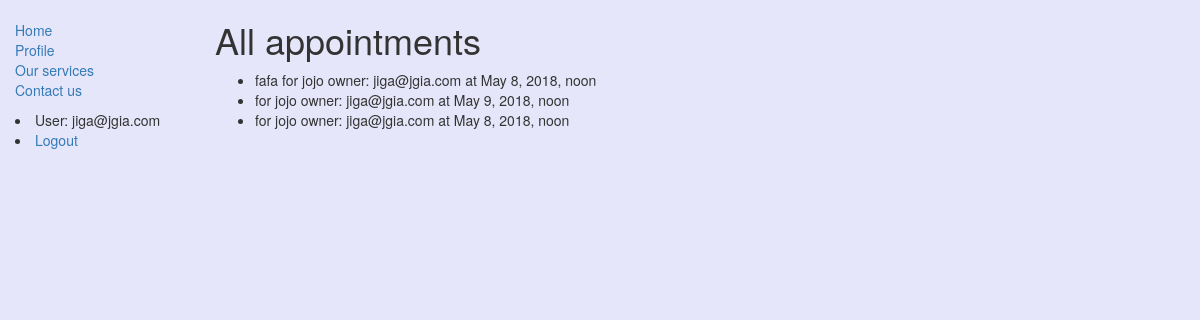
The app's page /myappointments/ (signed in) with its own data.
### doggroomer/models.py (models this page shows, shortened)
class Appointment(models.Model):
    title = models.CharField(max_length=200)
    user = models.ForeignKey(User, on_delete=models.SET_NULL, null=True)
    description = models.TextField(max_length=1000, help_text='Enter your specific comments here')
    option = models.ManyToManyField(Option, help_text='Select options for this appointment')
    dog = models.ForeignKey(Dog, on_delete=models.CASCADE, null=False)
    start_time = models.DateTimeField(verbose_name="Starting time of the appointment")
    def get_user_address(self):
        return self.user.profile.address
    get_user_address.short_description = 'Address'

class Dog(models.Model):
    name = models.CharField(max_length=50)
    owner = models.ForeignKey(User, on_delete=models.CASCADE, null=False)
    breed = models.CharField(max_length=50)
    birth_date = models.DateField(null=True)
    def __str__(self):
        return str(self.name) + " owner: " + str(self.owner)

### doggroomer/views.py (the view)
# urls.py: path('myappointments/', views.my_appointments, name='my-appointments'),
@login_required
def my_appointments(request):
    return render(request, 'my_appointments.html', context={'appointments': Appointment.objects.filter(user=request.user)
                                                            , 'dogs': Dog.objects.filter(owner=request.user)})

### doggroomer/templates/my_appointments.html
{% extends "base_generic.html" %}
{% block content %}
    <h1>All appointments</h1>
    {% if appointments %}
    <ul>
      {% for appointment in appointments %}
          <li>{{appointment.description}} for {{ appointment.dog }} at {{ appointment.start_time }}</li>
      {% endfor %}
    </ul>
    {% else %}
      <p>There are no appointments yet.</p>
    {% endif %}
{% endblock %}

### doggroomer/templates/base_generic.html (shortened to what this page needs)
<!DOCTYPE html>
<html lang="en">
<head>
    <link rel="stylesheet" href="https://maxcdn.bootstrapcdn.com/bootstrap/3.3.7/css/bootstrap.min.css">
    {% load static %}
  <link rel="stylesheet" href="{% static 'css/styles.css' %}">
</head>
<body style="background-color:#E6E6FA">
  <div class="container-fluid">
    <div class="row">
      <div class="col-sm-2">
      {% block sidebar %}
      <ul class="sidebar-nav">
          <li><a href="{% url 'index' %}">Home</a></li>
          {% if user.is_authenticated %}
          <li><a href="{% url 'profile' %}">Profile</a></li>
          {% else %}
          <li><a href="{% url 'signup' %}">signup</a></li>
          {% endif %}
            <li><a href="{% url 'services' %}"> Our services</a></li>
      <li><a href="{% url 'contact_us' %}"> Contact us</a></li>
      </ul>
          {% if user.is_authenticated %}
     <li>User: {{ user.get_username }}</li>
     <li><a href="{% url 'logout'%}?next={{request.path}}">Logout</a></li>
   {% else %}
     <li><a href="{% url 'login'%}?next={{request.path}}">Login</a></li>
   {% endif %}
     {% endblock %}
      </div>
      <div class="col-sm-10 ">
      {% block content %}{% endblock %}
      </div>
    </div>
  </div>
</body>
</html>

### doggroomer/static/css/styles.css (style rules this page uses)
.sidebar-nav { margin-top: 20px; padding: 0; list-style: none; }

### records on screen
Appointment: description "fafa", dog "jojo owner: jiga@jgia.com", start_time "May 8, 2018, noon"
Appointment: dog "jojo owner: jiga@jgia.com", start_time "May 9, 2018, noon"
Appointment: dog "jojo owner: jiga@jgia.com", start_time "May 8, 2018, noon"

### other values on screen
{{ user.get_username }} "jiga@jgia.com"
